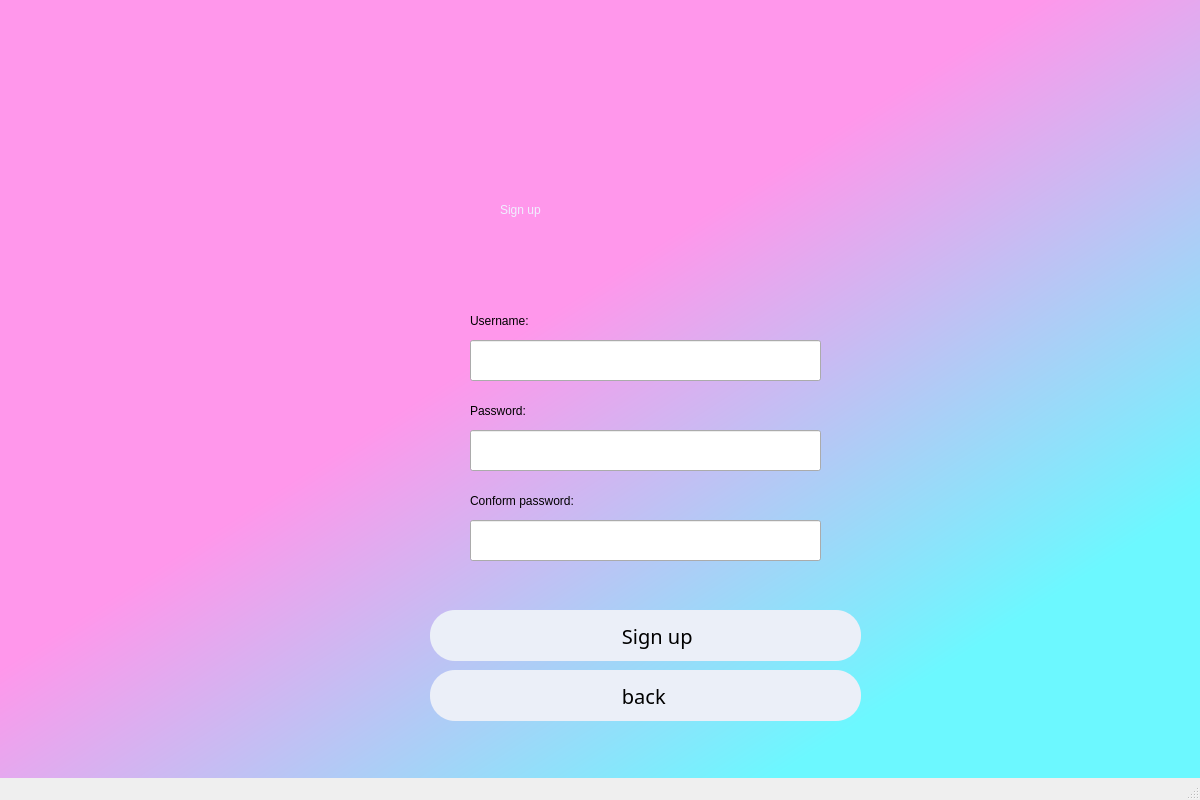
<?xml version="1.0" encoding="UTF-8"?>
<ui version="4.0">
 <class>SignupWindow</class>
 <widget class="QMainWindow" name="SignupWindow">
  <property name="geometry">
   <rect>
    <x>0</x>
    <y>0</y>
    <width>1200</width>
    <height>800</height>
   </rect>
  </property>
  <property name="windowTitle">
   <string>MainWindow</string>
  </property>
  <widget class="QWidget" name="centralwidget">
   <widget class="QWidget" name="widget" native="true">
    <property name="geometry">
     <rect>
      <x>-30</x>
      <y>-10</y>
      <width>1351</width>
      <height>861</height>
     </rect>
    </property>
    <property name="styleSheet">
     <string notr="true">QWidget#widget
{background-color: qlineargradient(spread:pad, x1:0.38435, y1:0.42, x2:0.819051, y2:0.847, stop:0 rgba(255, 151, 235, 255), stop:0.813559 rgba(108, 248, 255, 255))}</string>
    </property>
    <widget class="QLabel" name="label">
     <property name="geometry">
      <rect>
       <x>530</x>
       <y>110</y>
       <width>371</width>
       <height>221</height>
      </rect>
     </property>
     <property name="styleSheet">
      <string notr="true">font: 28pt &quot;HGH2X_CNKI&quot;;
font: 9pt &quot;Algerian&quot;;
font: 72pt &quot;Blackadder ITC&quot;;
font: italic 72pt &quot;Harlow Solid Italic&quot;;
color:rgb(240, 239, 255)</string>
     </property>
     <property name="text">
      <string>&lt;html&gt;&lt;head/&gt;&lt;body&gt;&lt;p&gt;Sign up&lt;/p&gt;&lt;/body&gt;&lt;/html&gt;</string>
     </property>
    </widget>
    <widget class="QLineEdit" name="Username">
     <property name="geometry">
      <rect>
       <x>500</x>
       <y>350</y>
       <width>351</width>
       <height>41</height>
      </rect>
     </property>
    </widget>
    <widget class="QLineEdit" name="password">
     <property name="geometry">
      <rect>
       <x>500</x>
       <y>440</y>
       <width>351</width>
       <height>41</height>
      </rect>
     </property>
    </widget>
    <widget class="QLabel" name="label_2">
     <property name="geometry">
      <rect>
       <x>500</x>
       <y>290</y>
       <width>161</width>
       <height>81</height>
      </rect>
     </property>
     <property name="styleSheet">
      <string notr="true">font: 22pt &quot;HGB5_CNKI&quot;;</string>
     </property>
     <property name="text">
      <string>Username:</string>
     </property>
    </widget>
    <widget class="QLabel" name="label_3">
     <property name="geometry">
      <rect>
       <x>500</x>
       <y>380</y>
       <width>161</width>
       <height>81</height>
      </rect>
     </property>
     <property name="styleSheet">
      <string notr="true">font: 22pt &quot;HGB5_CNKI&quot;;</string>
     </property>
     <property name="text">
      <string>Password:</string>
     </property>
    </widget>
    <widget class="QLabel" name="label_4">
     <property name="geometry">
      <rect>
       <x>500</x>
       <y>390</y>
       <width>231</width>
       <height>16</height>
      </rect>
     </property>
     <property name="text">
      <string/>
     </property>
    </widget>
    <widget class="QLabel" name="label_5">
     <property name="geometry">
      <rect>
       <x>500</x>
       <y>480</y>
       <width>231</width>
       <height>16</height>
      </rect>
     </property>
     <property name="text">
      <string/>
     </property>
    </widget>
    <widget class="QLabel" name="signup">
     <property name="geometry">
      <rect>
       <x>460</x>
       <y>620</y>
       <width>431</width>
       <height>51</height>
      </rect>
     </property>
     <property name="font">
      <font>
       <family>Algerian</family>
       <pointsize>15</pointsize>
       <weight>50</weight>
       <italic>false</italic>
       <bold>false</bold>
       <underline>false</underline>
      </font>
     </property>
     <property name="toolTip">
      <string>&lt;html&gt;&lt;head/&gt;&lt;body&gt;&lt;p align=&quot;center&quot;&gt;&lt;br/&gt;&lt;/p&gt;&lt;/body&gt;&lt;/html&gt;</string>
     </property>
     <property name="styleSheet">
      <string notr="true">border-radius:25px;
font: 15pt &quot;Algerian&quot;;
background-color: #EBEFF8</string>
     </property>
     <property name="text">
      <string>                                     Sign up</string>
     </property>
    </widget>
    <widget class="QLabel" name="backtomain">
     <property name="geometry">
      <rect>
       <x>460</x>
       <y>680</y>
       <width>431</width>
       <height>51</height>
      </rect>
     </property>
     <property name="font">
      <font>
       <family>Algerian</family>
       <pointsize>15</pointsize>
       <weight>50</weight>
       <italic>false</italic>
       <bold>false</bold>
       <underline>false</underline>
      </font>
     </property>
     <property name="toolTip">
      <string>&lt;html&gt;&lt;head/&gt;&lt;body&gt;&lt;p align=&quot;center&quot;&gt;&lt;br/&gt;&lt;/p&gt;&lt;/body&gt;&lt;/html&gt;</string>
     </property>
     <property name="styleSheet">
      <string notr="true">border-radius:25px;
font: 15pt &quot;Algerian&quot;;
background-color: #EBEFF8</string>
     </property>
     <property name="text">
      <string>                                     back</string>
     </property>
    </widget>
    <widget class="QLabel" name="label_8">
     <property name="geometry">
      <rect>
       <x>500</x>
       <y>570</y>
       <width>231</width>
       <height>16</height>
      </rect>
     </property>
     <property name="text">
      <string/>
     </property>
    </widget>
    <widget class="QLineEdit" name="con_password">
     <property name="geometry">
      <rect>
       <x>500</x>
       <y>530</y>
       <width>351</width>
       <height>41</height>
      </rect>
     </property>
    </widget>
    <widget class="QLabel" name="label_9">
     <property name="geometry">
      <rect>
       <x>500</x>
       <y>470</y>
       <width>311</width>
       <height>81</height>
      </rect>
     </property>
     <property name="styleSheet">
      <string notr="true">font: 22pt &quot;HGB5_CNKI&quot;;</string>
     </property>
     <property name="text">
      <string>Conform password:</string>
     </property>
    </widget>
   </widget>
  </widget>
  <widget class="QMenuBar" name="menubar">
   <property name="geometry">
    <rect>
     <x>0</x>
     <y>0</y>
     <width>1200</width>
     <height>22</height>
    </rect>
   </property>
  </widget>
  <widget class="QStatusBar" name="statusbar"/>
 </widget>
 <resources/>
 <connections/>
</ui>
